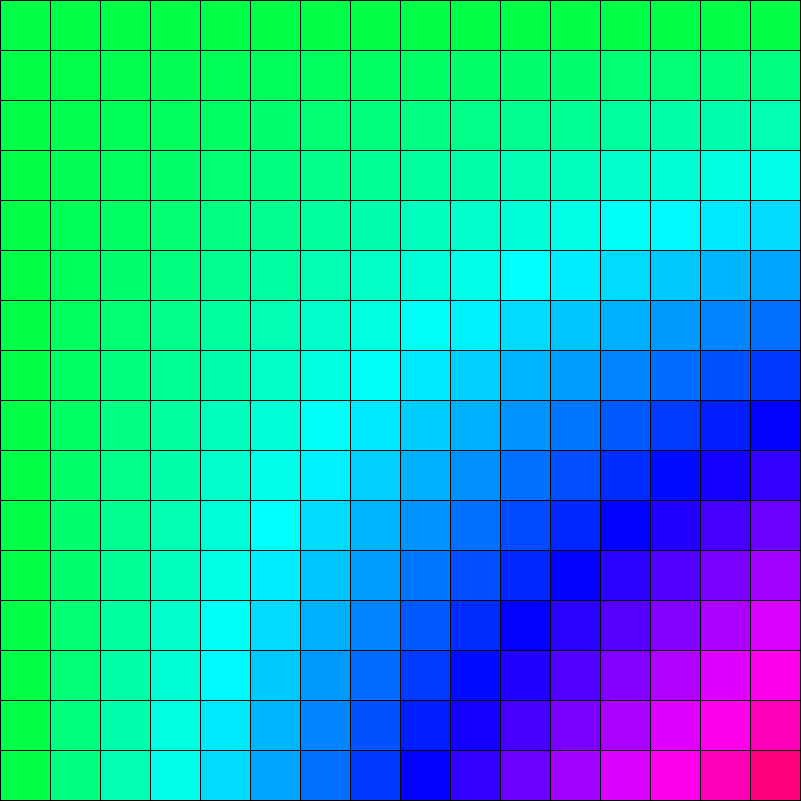
Frame 1 (no input)
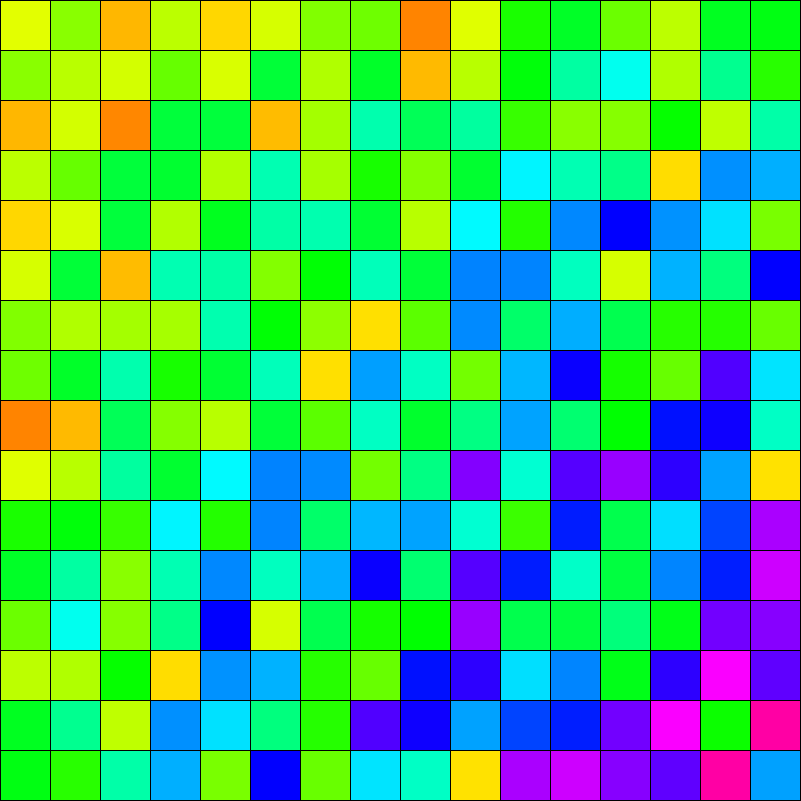
Frame 60 (the mouse pressed at the canvas centre just before this capture)
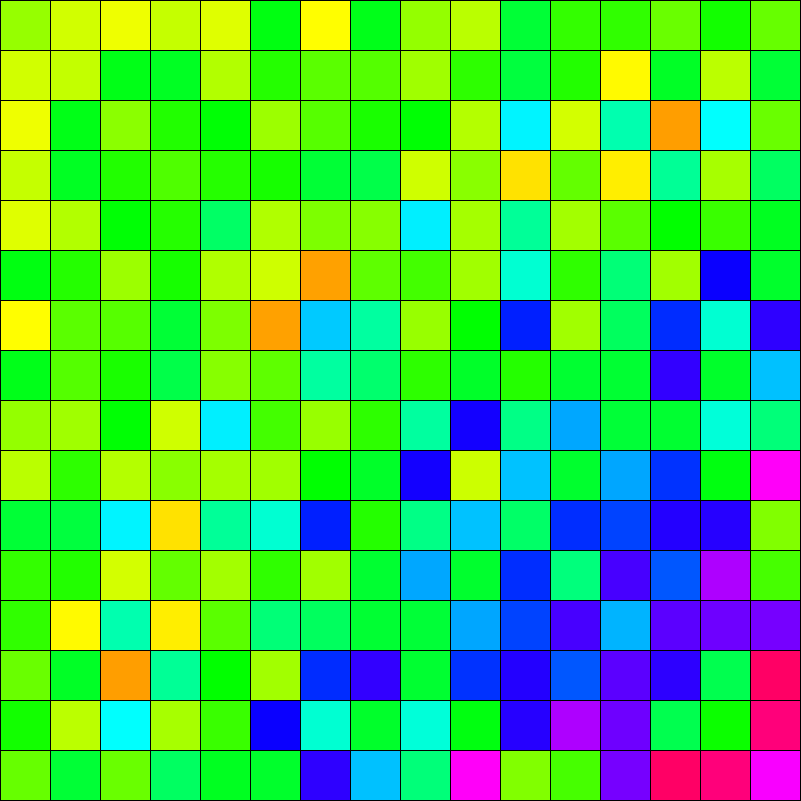
Frame 120 (the mouse held since frame 60 and released just before this capture)

The Processing sketch that drew these frames (run headless with seeded random() and noise(); from frame 60 on, the mouse is pressed at the canvas centre):

// Processing sketch: dots_noise
// ── dots_noise.pde

int res = 16;
float seed = 0;

void setup() {
	size(801, 801);
	background(0);
	colorMode(HSB);

}

void draw() {

	int w = width / res;
	int h = height / res;

	for (int i = 0; i < res; ++i) {
		int x = w * i;


		for (int j = 0; j < res; ++j) {
			int y = h * j;
			int defaultHue = j * i + 160;
			float hue = noise(seed * (j + 1) * (i + 1) * .5);

			fill(hue * defaultHue, 255, 255);
			rect(x, y, w, h);
		}

	}

	seed += .1;
}
